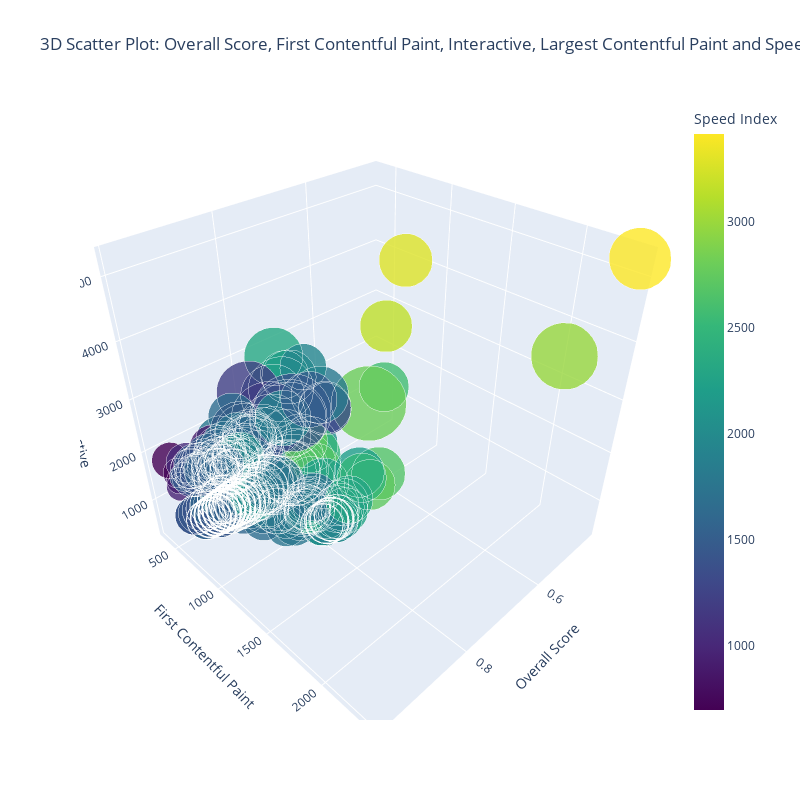

The code cell stored with this chart in its notebook:
### Code cell
fig = go.Figure(data=[go.Scatter3d(
    x=data['overall_score'],
    y=data['first_contentful_paint'],
    z=data['interactive'],
    mode='markers',
    marker=dict(
        size=data['largest_contentful_paint'] / 100,
        sizemode='area',
        sizeref=0.01,
        sizemin=4,
        color=data['speed_index'], 
        colorscale='Viridis', 
        colorbar=dict(title="Speed Index"),
        opacity=0.8
    ),
    text=data['url'],
)])

fig.update_layout(
    title='3D Scatter Plot: Overall Score, First Contentful Paint, Interactive, Largest Contentful Paint and Speed Index',
    scene=dict(
        xaxis=dict(title='Overall Score'),
        yaxis=dict(title='First Contentful Paint'),
        zaxis=dict(title='Interactive'),
    ),
    autosize=False,
    width=800,
    height=800,
)

# Save plot
plot_filename = "../../fam-report-site/public/Web-Analytics/3d_scatter_plot.html"
pio.write_html(fig, plot_filename)
fig.show()

### Figure 1 — Plotly figure (JSON) as saved in the notebook; plotly's stock layout.template omitted (floating-point values rounded to 4 significant figures; data arrays with more than 128 entries replaced by an {"elided": "..."} marker saying what was removed)
{"data": [{"marker": {"color": {"elided": "405 float values"}, "colorbar": {"title": {"text": "Speed Index"}}, "colorscale": [[0, "#440154"], [0.1111, "#482878"], [0.2222, "#3e4989"], [0.3333, "#31688e"], [0.4444, "#26828e"], [0.5556, "#1f9e89"], [0.6667, "#35b779"], [0.7778, "#6ece58"], [0.8889, "#b5de2b"], [1, "#fde725"]], "opacity": 0.8, "size": {"elided": "405 float values"}, "sizemin": 4, "sizemode": "area", "sizeref": 0.01}, "mode": "markers", "text": {"elided": "405 str values"}, "type": "scatter3d", "x": {"elided": "405 float values"}, "y": {"elided": "405 float values"}, "z": {"elided": "405 float values"}}], "layout": {"autosize": false, "height": 800, "scene": {"xaxis": {"title": {"text": "Overall Score"}}, "yaxis": {"title": {"text": "First Contentful Paint"}}, "zaxis": {"title": {"text": "Interactive"}}}, "title": {"text": "3D Scatter Plot: Overall Score, First Contentful Paint, Interactive, Largest Contentful Paint and Speed Index"}, "width": 800}}
